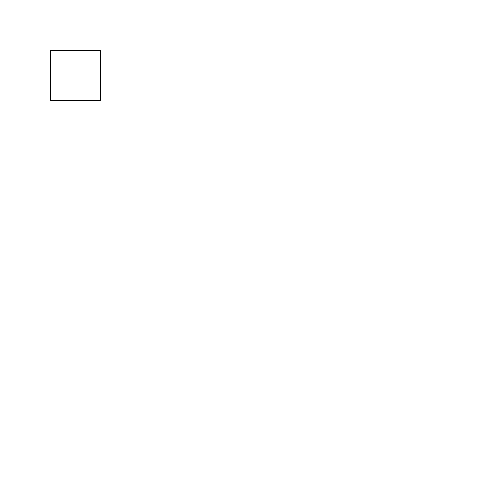
Frame 1 (no input)
Frame 60 (the mouse pressed at the canvas centre just before this capture): identical to frame 1, image omitted
Frame 120 (the mouse held since frame 60 and released just before this capture): identical to frame 1, image omitted

The Processing sketch that drew this single still picture (run headless with seeded random() and noise(); from frame 60 on, the mouse is pressed at the canvas centre):

// Processing sketch: H09_Opd4
// ── H09_Opd4.pde



void setup(){
size(500,500);


}
void draw(){
background(255,255,255);
vierkant(50,50,50,50);
}

void vierkant(int x,int y, int b, int h){
  //line Boven
  line(x,y,x+b,y);
  //line links
  line(x,y,b,y+h);
  //line onder
  line(x, y+h, x+b, y+b);
  //line rechts
  line(x+y,y,b+h,y+h);
}
